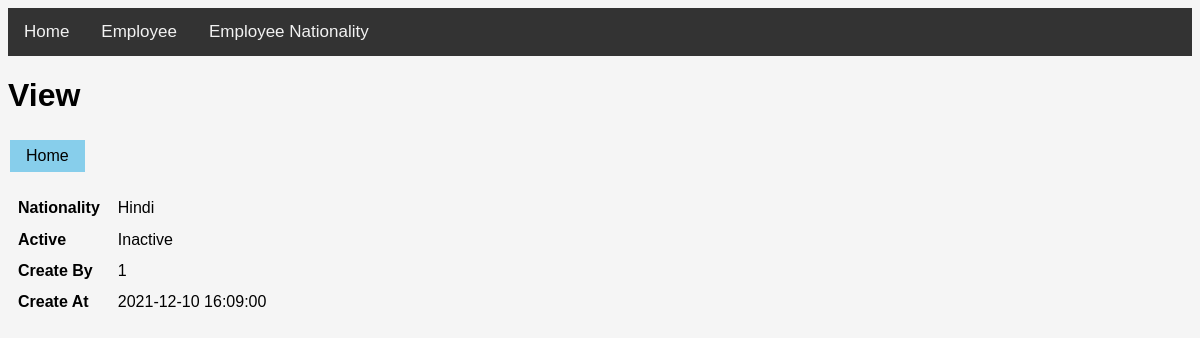
The page /employee_nationality_view.php?id=36 on the database its author committed.
### tables this page shows
CREATE TABLE `employee_nationality` (
  `id` int(11) NOT NULL,
  `nationality` varchar(50) NOT NULL,
  `active` tinyint(1) NOT NULL DEFAULT 1,
  `create_by` int(11) DEFAULT NULL,
  `create_at` datetime DEFAULT NULL
);

### employee_nationality_view.php (the view, shortened to what this page needs)
<?php include "header.php"; ?>
<h1>View</h1>
<a href="employee_nationality.php" class="btn btnHome">Home</a>
<?php
if( $_GET['id'] > 0 &&  is_numeric($_GET['id']) ) {
    $id = $_GET['id'];
    $sql = "SELECT * FROM employee_nationality  WHERE id=$id;";
    $result = $conn->query($sql);
    $row = $result->fetch_assoc();
    ?>
    <?php if ( $result->num_rows > 0 ):?>
    <table class="tblLeft">
        <tr>
            <th>Nationality</th>
            <td><?php echo $row['nationality']; ?></td>
        </tr>
        <tr>
            <th>Active</th>
            <td><?php echo $row['active'] == '1' ? 'Active' : 'Inactive'; ?></td>
        </tr>
        <tr>
            <th>Create By</th>
            <td><?php echo $row['create_by']; ?></td>
        </tr>
        <tr>
            <th>Create At</th>
            <td><?php echo $row['create_at']; ?></td>
        </tr>
    </table>
    <?php
    else:
        header("location: employee_nationality.php?msg=No result found");
    endif;
} else {
    header("location: employee_nationality.php?msg=Invalid data");
    exit;
}
?>

### mycss.css (style rules this page uses)
body { margin: 0; font-family: Arial, Helvetica, sans-serif; background-color: whitesmoke; }
.mainnav { overflow: hidden; background-color: #333; }
.mainnav a { float: left; color: #f2f2f2; text-align: center; padding: 14px 16px; text-decoration: none; font-size: 17px; }
ul { list-style-type: none; margin: 0; padding: 0; }
table { margin-top: 1rem;; }
th , td { padding-top: 0.35rem; padding-bottom: 0.35rem; }
th { padding-left: 0.5rem; padding-right: 0.5rem; }
td { padding-left: 0.5rem; padding-right: 0.5rem; }
.tblLeft * { text-align: left; }
.btn { border: none; padding: 7px 16px; text-align: center; text-decoration: none; display: inline-block; margin: 4px 2px; cursor: pointer; font-family:'Gill Sans', 'Gill Sans MT', Calibri, 'Trebuchet MS', sans-serif; }
.btnHome { color: black; background-color:skyblue; }

### rows shown on the page
employee_nationality: nationality "Hindi", create_by "1", create_at "2021-12-10 16:09:00"
